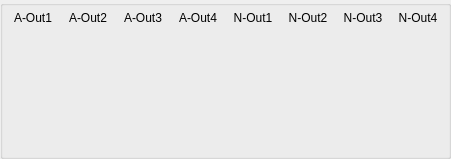
    <widget class="QGroupBox" name="groupBox_3">
     <property name="title">
      <string/>
     </property>
     <layout class="QVBoxLayout" name="verticalLayout_6">
      <property name="spacing">
       <number>5</number>
      </property>
      <property name="leftMargin">
       <number>5</number>
      </property>
      <property name="topMargin">
       <number>5</number>
      </property>
      <property name="rightMargin">
       <number>5</number>
      </property>
      <property name="bottomMargin">
       <number>5</number>
      </property>
      <item>
       <layout class="QGridLayout" name="gridLayout_4">
        <item row="0" column="0">
         <widget class="QLabel" name="label_11">
          <property name="minimumSize">
           <size>
            <width>50</width>
            <height>0</height>
           </size>
          </property>
          <property name="text">
           <string>A-Out1</string>
          </property>
          <property name="alignment">
           <set>Qt::AlignCenter</set>
          </property>
         </widget>
        </item>
        <item row="1" column="5">
         <widget class="VolumeWidget" name="Meter_Out_6" native="true">
          <property name="minimumSize">
           <size>
            <width>33</width>
            <height>121</height>
           </size>
          </property>
          <property name="maximumSize">
           <size>
            <width>33</width>
            <height>121</height>
           </size>
          </property>
          <property name="MaxValue" stdset="0">
           <number>0</number>
          </property>
          <property name="MinValue" stdset="0">
           <number>-100</number>
          </property>
          <property name="SingleTrack" stdset="0">
           <bool>true</bool>
          </property>
          <property name="ScaleLabel" stdset="0">
           <bool>true</bool>
          </property>
         </widget>
        </item>
        <item row="0" column="4">
         <widget class="QLabel" name="label_26">
          <property name="minimumSize">
           <size>
            <width>50</width>
            <height>0</height>
           </size>
          </property>
          <property name="text">
           <string>N-Out1</string>
          </property>
          <property name="alignment">
           <set>Qt::AlignCenter</set>
          </property>
         </widget>
        </item>
        <item row="0" column="1">
         <widget class="QLabel" name="label_23">
          <property name="minimumSize">
           <size>
            <width>50</width>
            <height>0</height>
           </size>
          </property>
          <property name="text">
           <string>A-Out2</string>
          </property>
          <property name="alignment">
           <set>Qt::AlignCenter</set>
          </property>
         </widget>
        </item>
        <item row="0" column="2">
         <widget class="QLabel" name="label_24">
          <property name="minimumSize">
           <size>
            <width>50</width>
            <height>0</height>
           </size>
          </property>
          <property name="text">
           <string>A-Out3</string>
          </property>
          <property name="alignment">
           <set>Qt::AlignCenter</set>
          </property>
         </widget>
        </item>
        <item row="0" column="5">
         <widget class="QLabel" name="label_27">
          <property name="minimumSize">
           <size>
            <width>50</width>
            <height>0</height>
           </size>
          </property>
          <property name="text">
           <string>N-Out2</string>
          </property>
          <property name="alignment">
           <set>Qt::AlignCenter</set>
          </property>
         </widget>
        </item>
        <item row="0" column="7">
         <widget class="QLabel" name="label_29">
          <property name="minimumSize">
           <size>
            <width>50</width>
            <height>0</height>
           </size>
          </property>
          <property name="text">
           <string>N-Out4</string>
          </property>
          <property name="alignment">
           <set>Qt::AlignCenter</set>
          </property>
         </widget>
        </item>
        <item row="1" column="0">
         <widget class="VolumeWidget" name="Meter_Out_1" native="true">
          <property name="minimumSize">
           <size>
            <width>33</width>
            <height>121</height>
           </size>
          </property>
          <property name="maximumSize">
           <size>
            <width>33</width>
            <height>121</height>
           </size>
          </property>
          <property name="MaxValue" stdset="0">
           <number>0</number>
          </property>
          <property name="MinValue" stdset="0">
           <number>-100</number>
          </property>
          <property name="SingleTrack" stdset="0">
           <bool>true</bool>
          </property>
          <property name="ScaleLabel" stdset="0">
           <bool>true</bool>
          </property>
         </widget>
        </item>
        <item row="0" column="6">
         <widget class="QLabel" name="label_28">
          <property name="minimumSize">
           <size>
            <width>50</width>
            <height>0</height>
           </size>
          </property>
          <property name="text">
           <string>N-Out3</string>
          </property>
          <property name="alignment">
           <set>Qt::AlignCenter</set>
          </property>
         </widget>
        </item>
        <item row="1" column="2">
         <widget class="VolumeWidget" name="Meter_Out_3" native="true">
          <property name="minimumSize">
           <size>
            <width>33</width>
            <height>121</height>
           </size>
          </property>
          <property name="maximumSize">
           <size>
            <width>33</width>
            <height>121</height>
           </size>
          </property>
          <property name="MaxValue" stdset="0">
           <number>0</number>
          </property>
          <property name="MinValue" stdset="0">
           <number>-100</number>
          </property>
          <property name="SingleTrack" stdset="0">
           <bool>true</bool>
          </property>
          <property name="ScaleLabel" stdset="0">
           <bool>true</bool>
          </property>
         </widget>
        </item>
        <item row="1" column="3">
         <widget class="VolumeWidget" name="Meter_Out_4" native="true">
          <property name="minimumSize">
           <size>
            <width>33</width>
            <height>121</height>
           </size>
          </property>
          <property name="maximumSize">
           <size>
            <width>33</width>
            <height>121</height>
           </size>
          </property>
          <property name="MaxValue" stdset="0">
           <number>0</number>
          </property>
          <property name="MinValue" stdset="0">
           <number>-100</number>
          </property>
          <property name="SingleTrack" stdset="0">
           <bool>true</bool>
          </property>
          <property name="ScaleLabel" stdset="0">
           <bool>true</bool>
          </property>
         </widget>
        </item>
        <item row="1" column="4">
         <widget class="VolumeWidget" name="Meter_Out_5" native="true">
          <property name="minimumSize">
           <size>
            <width>33</width>
            <height>121</height>
           </size>
          </property>
          <property name="maximumSize">
           <size>
            <width>33</width>
            <height>121</height>
           </size>
          </property>
          <property name="MaxValue" stdset="0">
           <number>0</number>
          </property>
          <property name="MinValue" stdset="0">
           <number>-100</number>
          </property>
          <property name="SingleTrack" stdset="0">
           <bool>true</bool>
          </property>
          <property name="ScaleLabel" stdset="0">
           <bool>true</bool>
          </property>
         </widget>
        </item>
        <item row="1" column="1">
         <widget class="VolumeWidget" name="Meter_Out_2" native="true">
          <property name="minimumSize">
           <size>
            <width>33</width>
            <height>121</height>
           </size>
          </property>
          <property name="maximumSize">
           <size>
            <width>33</width>
            <height>121</height>
           </size>
          </property>
          <property name="MaxValue" stdset="0">
           <number>0</number>
          </property>
          <property name="MinValue" stdset="0">
           <number>-100</number>
          </property>
          <property name="SingleTrack" stdset="0">
           <bool>true</bool>
          </property>
          <property name="ScaleLabel" stdset="0">
           <bool>true</bool>
          </property>
         </widget>
        </item>
        <item row="1" column="6">
         <widget class="VolumeWidget" name="Meter_Out_7" native="true">
          <property name="minimumSize">
           <size>
            <width>33</width>
            <height>121</height>
           </size>
          </property>
          <property name="maximumSize">
           <size>
            <width>33</width>
            <height>121</height>
           </size>
          </property>
          <property name="MaxValue" stdset="0">
           <number>0</number>
          </property>
          <property name="MinValue" stdset="0">
           <number>-100</number>
          </property>
          <property name="SingleTrack" stdset="0">
           <bool>true</bool>
          </property>
          <property name="ScaleLabel" stdset="0">
           <bool>true</bool>
          </property>
         </widget>
        </item>
        <item row="1" column="7">
         <widget class="VolumeWidget" name="Meter_Out_8" native="true">
          <property name="minimumSize">
           <size>
            <width>33</width>
            <height>121</height>
           </size>
          </property>
          <property name="maximumSize">
           <size>
            <width>33</width>
            <height>121</height>
           </size>
          </property>
          <property name="MaxValue" stdset="0">
           <number>0</number>
          </property>
          <property name="MinValue" stdset="0">
           <number>-100</number>
          </property>
          <property name="SingleTrack" stdset="0">
           <bool>true</bool>
          </property>
          <property name="ScaleLabel" stdset="0">
           <bool>true</bool>
          </property>
         </widget>
        </item>
        <item row="0" column="3">
         <widget class="QLabel" name="label_25">
          <property name="minimumSize">
           <size>
            <width>50</width>
            <height>0</height>
           </size>
          </property>
          <property name="text">
           <string>A-Out4</string>
          </property>
          <property name="alignment">
           <set>Qt::AlignCenter</set>
          </property>
         </widget>
        </item>
       </layout>
      </item>
     </layout>
    </widget>
